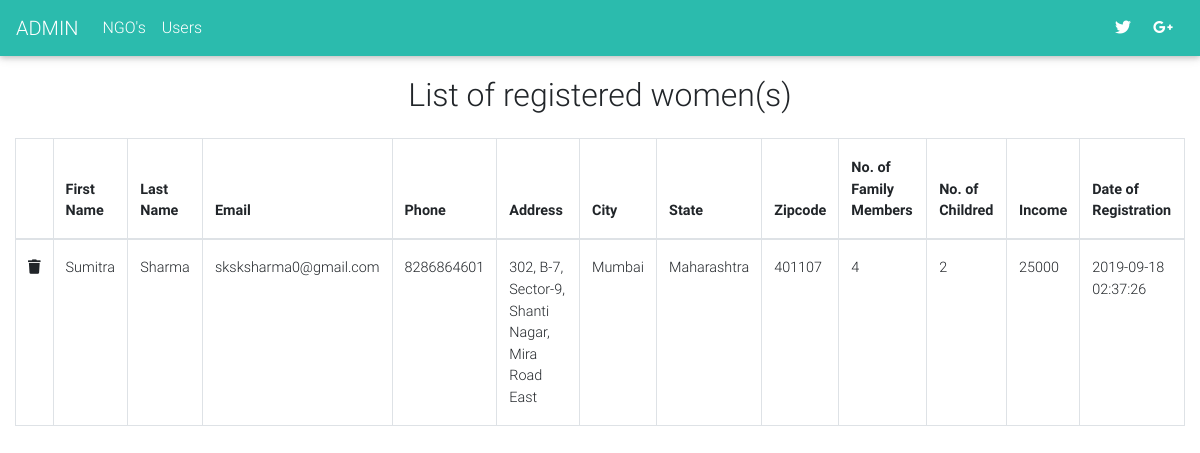
Page /admin/users.php on the earlier database version.
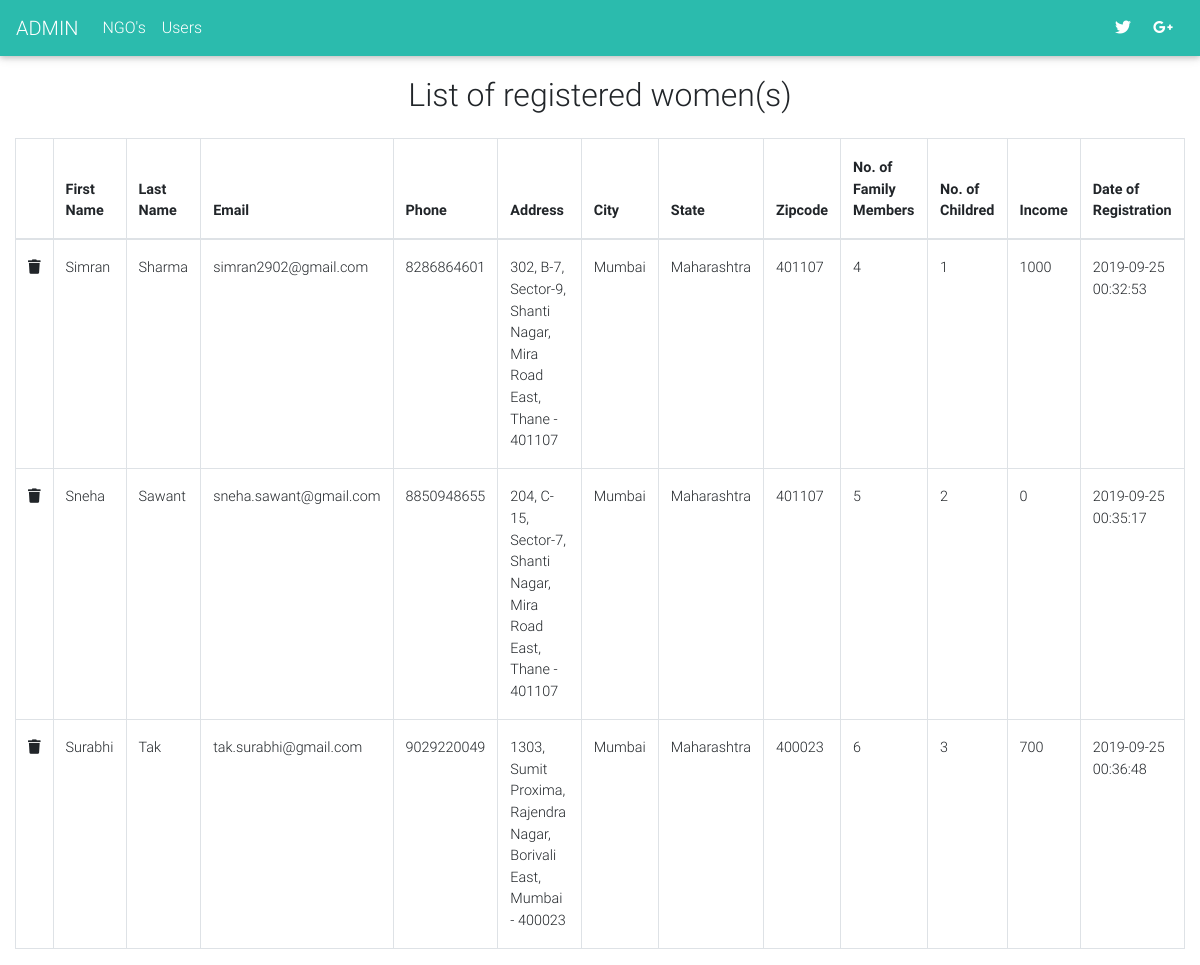
Same page on the later database version.
### tables this page shows
CREATE TABLE `step` (
  `id` int(11) NOT NULL,
  `firstname` varchar(100) NOT NULL,
  `lastname` varchar(100) NOT NULL,
  `email` varchar(255) NOT NULL,
  `password` varchar(255) NOT NULL,
  `address` text NOT NULL,
  `city` text NOT NULL,
  `state` text NOT NULL,
  `zipcode` int(10) NOT NULL,
  `dateOfBirth` text NOT NULL,
  `phone` text NOT NULL,
  `noOfMembers` int(100) NOT NULL,
  `noOfChildren` int(100) NOT NULL,
  `income` int(100) NOT NULL,
  `dateOfRegistration` datetime NOT NULL DEFAULT CURRENT_TIMESTAMP,
  `ip` varchar(255) NOT NULL
);

### admin/users.php (the view)
<?php include 'includes/header.php';?>
<?php
	$sql = "SELECT * FROM step";
    $result = $db->query($sql);
?>
<h2 class="h2-responsive text-center p-3">List of registered women(s)</h2>
<div class="container-fluid">
	<div class="table-responsive">
		<table class="table table-bordered">
			<thead>
				<th></th>
				<th><b>First Name</b></th>
				<th><b>Last Name</b></th>
				<th><b>Email</b></th>
				<th><b>Phone</b></th>
				<th><b>Address</b></th>
				<th><b>City</b></th>
				<th><b>State</b></th>
				<th><b>Zipcode</b></th>
				<th><b>No. of Family Members</b></th>
				<th><b>No. of Childred</b></th>
				<th><b>Income</b></th>
				<th><b>Date of Registration</b></th>
			</thead>
			<tbody>
				<?php while($user = mysqli_fetch_array($result)): ?>
					<tr>
						<td><a href="users.php?delete=<?=$user['id'];?>"><i class="fas fa-trash"></i></a></td>
						<td><?=$user['firstname'];?></td>
						<td><?=$user['lastname'];?></td>
						<td><?=$user['email'];?></td>
						<td><?=$user['phone'];?></td>
						<td><?=$user['address'];?></td>
						<td><?=$user['city'];?></td>
						<td><?=$user['state'];?></td>
						<td><?=$user['zipcode'];?></td>
						<td><?=$user['noOfMembers'];?></td>
						<td><?=$user['noOfChildren'];?></td>
						<td><?=$user['income'];?></td>
						<td><?=$user['dateOfRegistration'];?></td>
					</tr>
				<?php endwhile;?>
			</tbody>
		</table>
	</div>
</div>
<?php include 'includes/footer.php';?>

Differences in the rows shown:
changed step "Sharma": firstname "Sumitra" → "Simran"; email "sksksharma0@gmail.com" → "simran2902@gmail.com"; address "302, B-7, Sector-9, Shanti Nagar, Mira Road East" → "302, B-7, Sector-9, Shanti Nagar, Mira Road East, Thane - 401107"; noOfChildren "2" → "1"; income "25000" → "1000"; dateOfRegistration "2019-09-18 02:37:26" → "2019-09-25 00:32:53"
added step: firstname "Sneha", lastname "Sawant", email "sneha.sawant@gmail.com", phone "8850948655", address "204, C-15, Sector-7, Shanti Nagar, Mira Road East, Thane - 401107", city "Mumbai", state "Maharashtra", zipcode "401107", noOfMembers "5", noOfChildren "2", income "0", dateOfRegistration "2019-09-25 00:35:17"
added step: firstname "Surabhi", lastname "Tak", email "tak.surabhi@gmail.com", phone "9029220049", address "1303, Sumit Proxima, Rajendra Nagar, Borivali East, Mumbai - 400023", city "Mumbai", state "Maharashtra", zipcode "400023", noOfMembers "6", noOfChildren "3", income "700", dateOfRegistration "2019-09-25 00:36:48"
